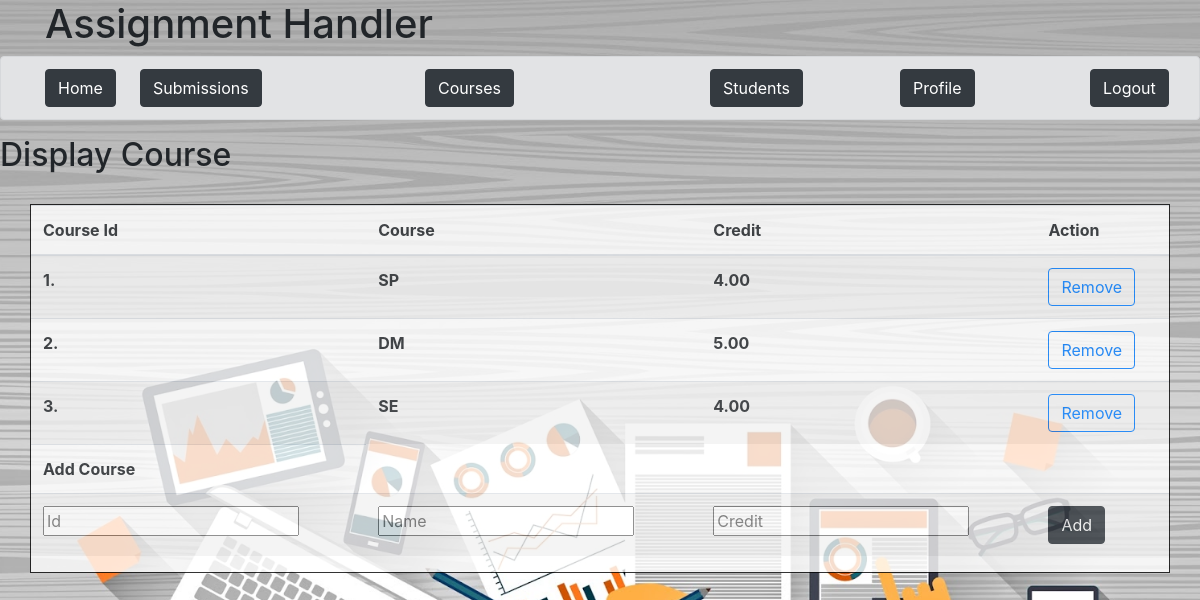
Screenshot of /Register/TeacherCourseDisplay.html (signed in) with the database file from the repository.
### RegistrationModule/models.py (models this page shows)
class Courses(models.Model):
    c_id=models.CharField(max_length=10,primary_key=True)
    c_name=models.CharField(max_length=20)
    c_credit=models.DecimalField(decimal_places=2,max_digits=5)

### RegistrationModule/views.py (the view)
# urls.py: path('TeacherCourseDisplay.html',views.teacherCourseDisplay,name='teacherCourseDisplay'),
def teacherCourseDisplay(request):
    if request.user.is_authenticated:
        c={}
        course_list=Courses.objects.order_by('c_id')
        c['course_list']=course_list
        c.update(csrf(request))
        return render(request,"TeacherCourseDisplay.html",c)
    else:
        return HttpResponseRedirect('/')

### RegistrationModule/templates/TeacherCourseDisplay.html (shortened to what this page needs)
{% extends 'Teacher_base.html' %}
	{% block content %}
        <h2>Display Course</h2>
		<div class="transbox">
  <table class="table table-striped">
  <thead>
    <tr>
      <th scope="col">Course Id</th>
      <th scope="col">Course</th>
      <th scope="col">Credit</th>
      <th scope="col">Action</th>
    </tr>
  </thead>
  <tbody>
	{%for course in course_list %}
	<tr>
    <th scope="row">{{course.c_id}}.</th>
		<td>{{course.c_name}}</td>
		<td>{{course.c_credit}}</td>
		<td><a class="btn btn-outline-primary" href="/Register/RemoveTeacherCourse?c_id={{course.c_id}}" role="button">Remove</a></td>
	</tr>
    {%endfor%}
    <tr>
        <td>
            Add Course
        </td>
    </tr>
    <tr>
        <form action="/Register/AddTeacherCourse" method="POST" >
            <td>
                <input type="text" id="c_id" name="c_id" required placeholder="Id" title="Course id, can be string of length 10">
            </td>
            <td>
                <input type="text" name="c_name" id="c_name" required placeholder="Name" title="Name of the course">
            </td>
            <td>
                <input type="text" name="c_credit" id="c_credit" required placeholder="Credit" title="Credit can be floating between from 0 to 10">
            </td>
            <td>
                <button type="submit" class="btn btn-dark">Add</button>
            </td>
        </form>
    </tr>
  </tbody>
</table>
</div>
    {%endblock%}

### templates/Teacher_base.html (style rules this page uses)
body { background-image: url("/static/background.jpg"); background-repeat:no-repeat; background-attachment: fixed; background-position: center; background-size:cover; }
div.transbox { margin: 30px; background-color: #ffffff; border: 1px solid black; font-weight: bold; opacity: 0.8; }

### rows the page displays
Courses: c_id "1", c_name "SP", c_credit "4.00"
Courses: c_id "2", c_name "DM", c_credit "5.00"
Courses: c_id "3", c_name "SE", c_credit "4.00"
